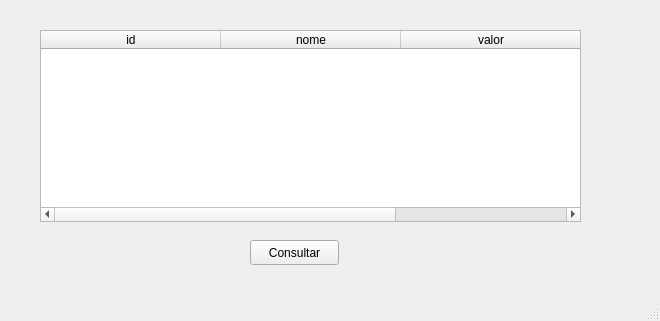
<?xml version="1.0" encoding="UTF-8"?>
<ui version="4.0">
 <class>MainWindow</class>
 <widget class="QMainWindow" name="MainWindow">
  <property name="geometry">
   <rect>
    <x>0</x>
    <y>0</y>
    <width>660</width>
    <height>321</height>
   </rect>
  </property>
  <property name="windowTitle">
   <string>MainWindow</string>
  </property>
  <widget class="QWidget" name="centralwidget">
   <widget class="QTableWidget" name="tableWidget">
    <property name="geometry">
     <rect>
      <x>40</x>
      <y>30</y>
      <width>541</width>
      <height>192</height>
     </rect>
    </property>
    <attribute name="horizontalHeaderDefaultSectionSize">
     <number>180</number>
    </attribute>
    <column>
     <property name="text">
      <string>id</string>
     </property>
    </column>
    <column>
     <property name="text">
      <string>nome</string>
     </property>
    </column>
    <column>
     <property name="text">
      <string>valor</string>
     </property>
    </column>
   </widget>
   <widget class="QPushButton" name="pushButton">
    <property name="geometry">
     <rect>
      <x>250</x>
      <y>240</y>
      <width>89</width>
      <height>25</height>
     </rect>
    </property>
    <property name="text">
     <string>Consultar</string>
    </property>
   </widget>
  </widget>
  <widget class="QMenuBar" name="menubar">
   <property name="geometry">
    <rect>
     <x>0</x>
     <y>0</y>
     <width>660</width>
     <height>22</height>
    </rect>
   </property>
  </widget>
  <widget class="QStatusBar" name="statusbar"/>
 </widget>
 <resources/>
 <connections/>
</ui>
